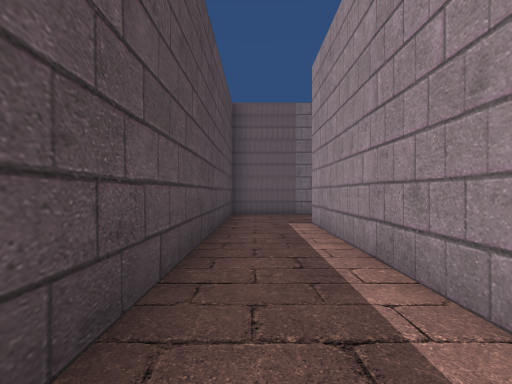
view 1 (above)

18 first-person views from a walk through a scene from a Unity 3-D project. The camera is 1.4 m above the floor, looks level and sees 85° across. The floor is counted in squares, 2 m on a side. Each view is taken from the middle of a square. On the plan, view 1 faces up. The plan holds only what a view shows up to about 9 squares ahead; the rest is blank. The place goes on beyond the plan. The player character is not drawn. Some animated figures are left out. Some surface patterns are stand-ins.

view 2
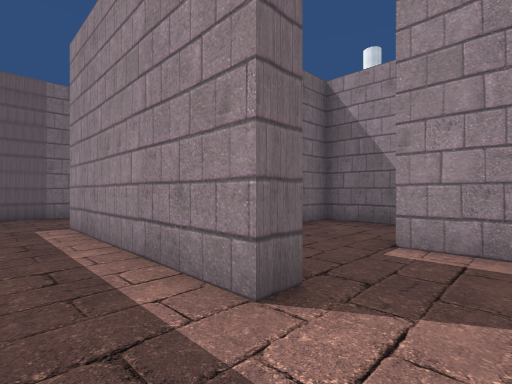

view 3
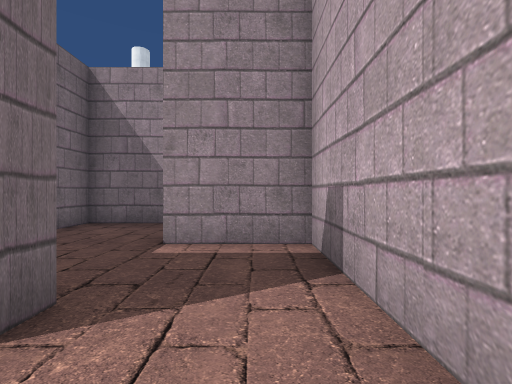

view 4
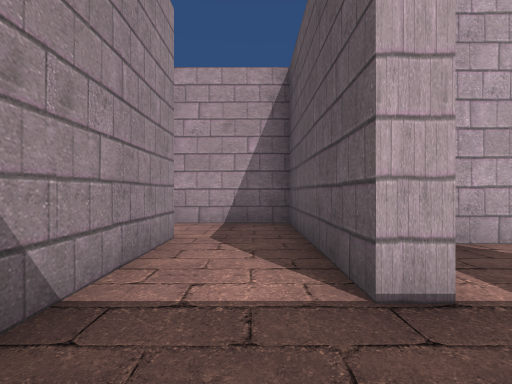

view 5
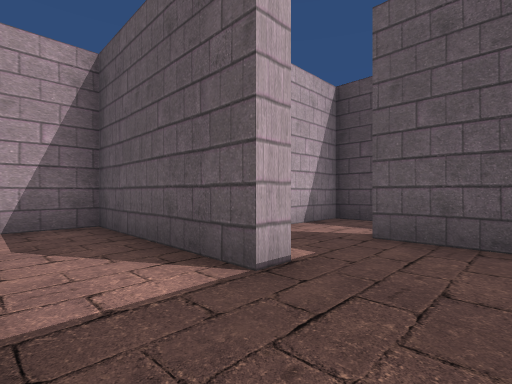

view 6
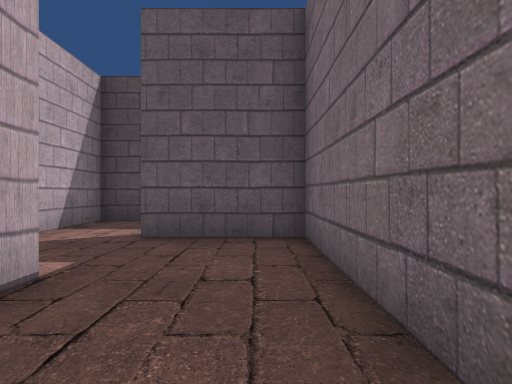

view 7
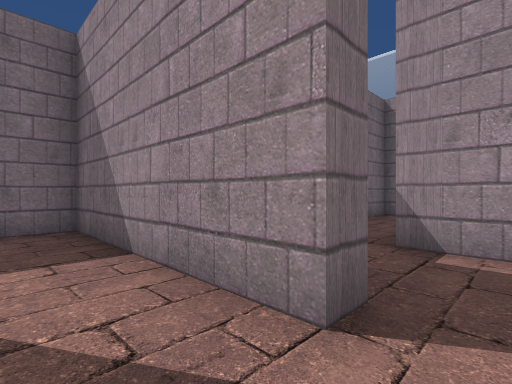

view 8
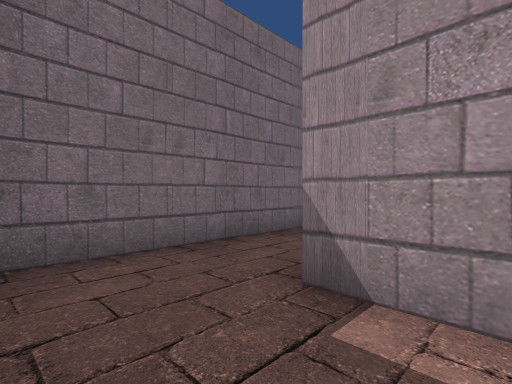

view 9
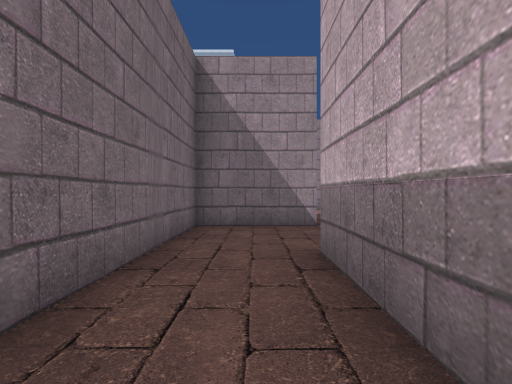

view 10
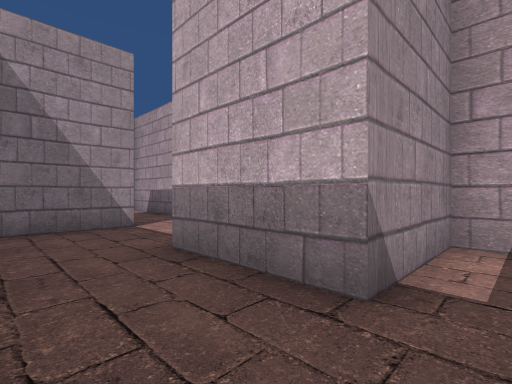

view 11
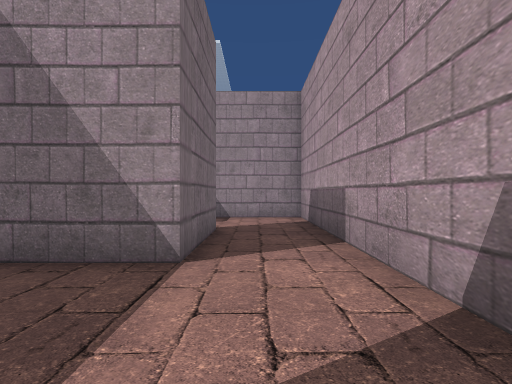

view 12
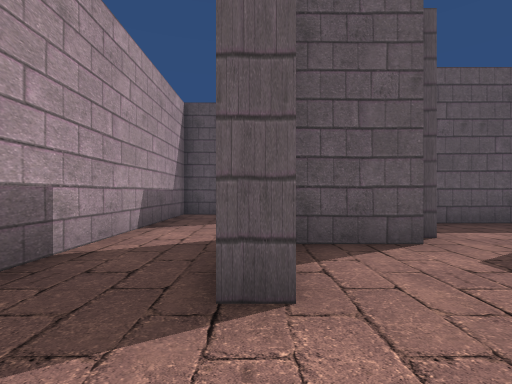

view 13
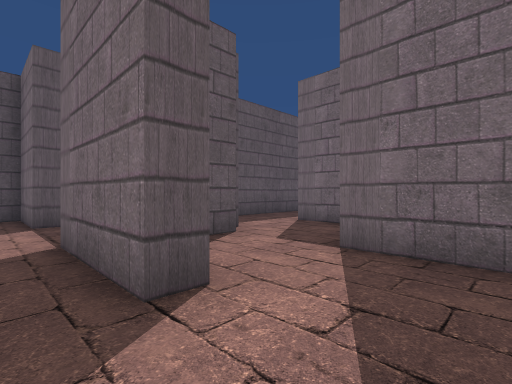

view 14
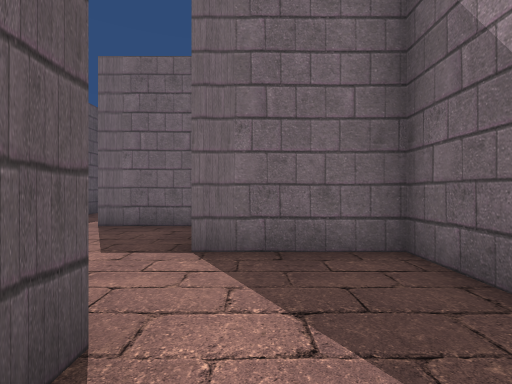

view 15
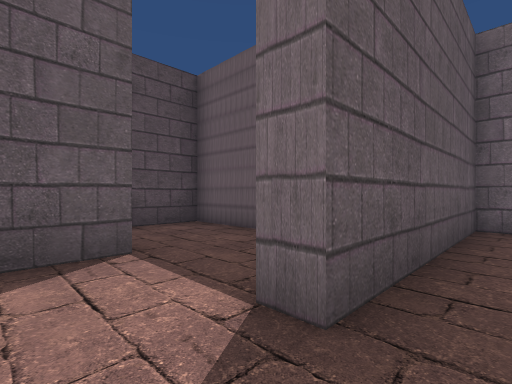

view 16
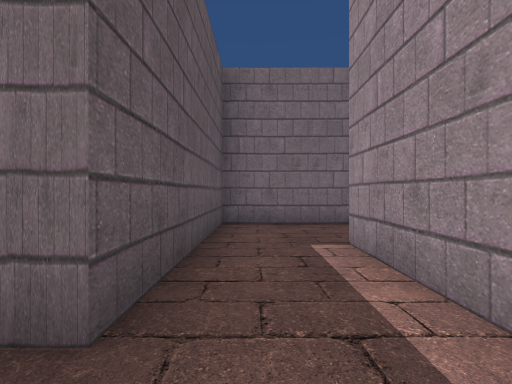

view 17
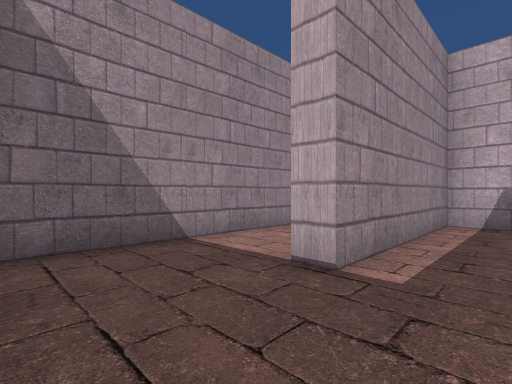

view 18
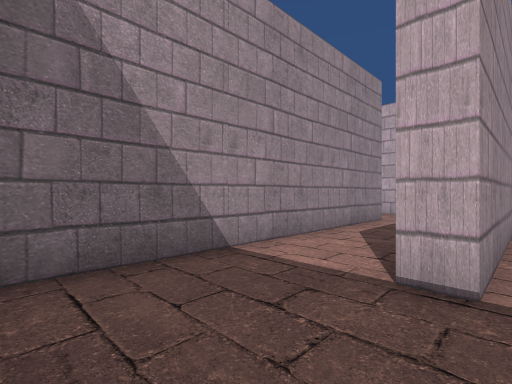

### Floor plan
Points are (right, up) in squares from view 1. A wall is a line through its corners. A room is listed if a view was taken in it or the views show most of it. See-through windows are left out.
Room 1 (views 1, 2, 3)
walls: (1.7, 1.2) (1.3, 1.2) (1.3, 6.2); (1.8, 8.7) (-0.7, 8.7) (-0.7, -0.8) (1.6, -0.8)
ways out: opening at (2, 0.5) to room 9; opening at (2, 7.5) to room 10
Room 2 (views 4, 5, 6, 7)
walls: (3.8, 1.3) (4.3, 1.3) (4.3, -3.3) (6.5, -3.3); (6.8, -1.2) (6.3, -1.2) (6.3, 3.8) (3.4, 3.8)
ways out: opening at (7, -2) to room 3; opening at (4, 2.5) to room 9
Room 3 (view 8)
walls: (6.5, -3.3) (8.7, -3.3) (8.7, -0.8)
ways out: opening at (7, -2) to room 2; opening at (8, -1) to room 4
Room 4 (views 9, 10)
walls: (8.7, -0.8) (11.3, -0.8); (13.7, -1.2) (13.7, 1.2) (7.1, 1.2)
ways out: opening at (8, -1) to room 3; opening at (12.5, -1) to room 5
Room 5 (views 11, 12, 13, 14)
walls: (16.3, -0.8) (16.3, -1.2) (13.7, -1.2); (11.3, -0.8) (11.3, -1.2) (9.3, -1.2) (9.3, -3.3) (18.8, -3.3) (18.8, -0.5)
ways out: opening at (12.5, -1) to room 4; opening at (17.5, -1) to room 8
Room 6 (views 15, 16)
walls: (4.3, 8.4) (4.3, 6.3); (5.2, 4.2) (6.3, 4.2) (6.3, 8.7)
ways out: opening at (5.5, 7.5) to room 7; opening at (4, 5.5) to room 10
Room 7 (views 17, 18)
walls: (6.3, 8.7) (6.8, 8.7); (7.1, 11.3) (4.3, 11.3) (4.3, 8.4); (8.7, 3.8) (8.7, 11); (9, 1.7) (9.5, 1.7)
ways out: opening at (5.5, 7.5) to room 6; opening at (9, 3)
Room 8 (no view inside)
walls: (14.3, 1.2) (14.3, -0.5); (15.8, 3.8) (13.8, 3.8); (18.8, -0.5) (18.8, 1.2) (16.2, 1.2)
ways out: opening at (17.5, -1) to room 5; opening at (14, 3)
Room 9 (no view inside)
walls: (1.6, -0.8) (3.8, -0.8) (3.8, 1.3); (3.4, 3.8) (1.7, 3.8) (1.7, 1.2)
ways out: opening at (2, 0.5) to room 1; opening at (4, 2.5) to room 2
Room 10 (no view inside)
walls: (1.7, 6.2) (1.7, 5.1); (4.3, 6.3) (3.8, 6.3)
ways out: opening at (2, 7.5) to room 1; opening at (4, 5.5) to room 6

Positions as (right, up) in squares from view 1, and headings:
1: (0, 0), facing up
2: (0, 0), facing up-right
3: (0, 0), facing right
4: (5, 3), facing down
5: (6, 3), facing down-left
6: (6, 3), facing left
7: (5, -2), facing up-right
8: (7, -2), facing up-right
9: (8, 0), facing right
10: (8, 1), facing down-right
11: (11, -2), facing right
12: (18, -1), facing left
13: (18, -2), facing up-left
14: (17, -2), facing up
15: (5, 5), facing up-left
16: (5, 5), facing up
17: (5, 11), facing down-right
18: (6, 11), facing down-right
